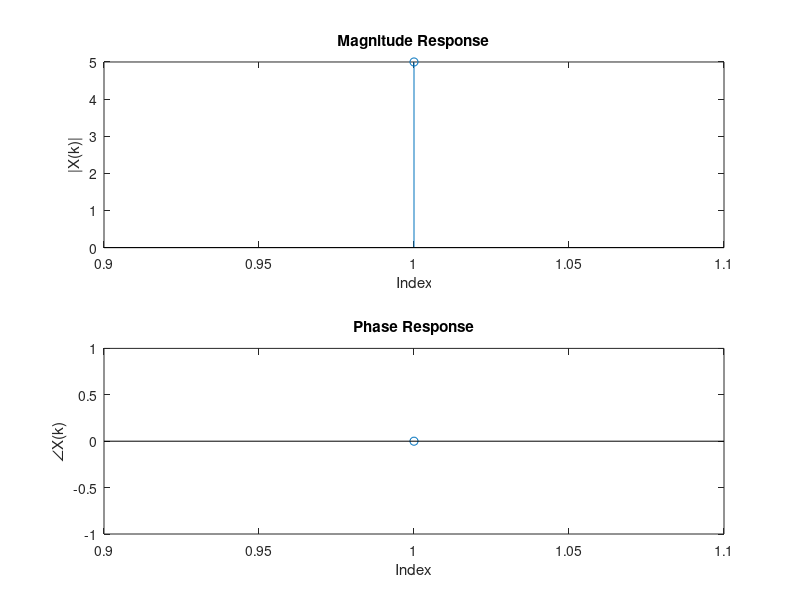

The MATLAB source for this figure:
clc; clear; close all;

x = input('Enter input sequence: ');
N = length(x);
S = log2(N);

% check length = power of 2
if log2(N) ~= floor(log2(N))
    error('Length of input must be power of 2');
end

% --- DIF FFT computation ---
for s = 1:S
    M = 2^(S - s + 1);   % group size (decreasing)
    H = M / 2;           % half of group
    W = exp(-1i * 2 * pi / M);  % twiddle base
    for k = 1:M:N        % group loop
        for j = 0:H-1    % butterfly loop
            u = x(k + j);             % upper input
            t = x(k + j + H);         % lower input
            x(k + j) = u + t;         % upper output (sum)
            x(k + j + H) = (u - t) * W^j; % lower output (diff × twiddle)
        end
    end
end

% --- Bit reversal at the end for DIF ---
x = bitrevorder(x);

disp('DIF FFT Output:');
disp(x);

% --- Plot magnitude response ---
subplot(2,1,1);
stem(abs(x));
title('Magnitude Response');
xlabel('Index'); ylabel('|X(k)|');

subplot(2,1,2);
stem(angle(x));
title('Phase Response');
xlabel('Index'); ylabel('∠X(k)');
